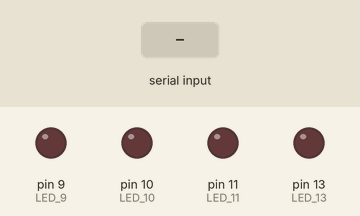
Bench run of a sketch on a simulated Arduino Uno, built with avr-gcc and run on an emulated ATmega328P. Shown: output pins drawn as LEDs (lit = HIGH). The test bench sets the inputs (shaded band).

Above: at 1.2 s.
1.3 s: "L9:90\n" received over Serial
At 2.5 s:
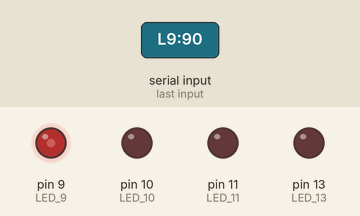
2.8 s: "L10:90\n" received over Serial
At 3.8 s:
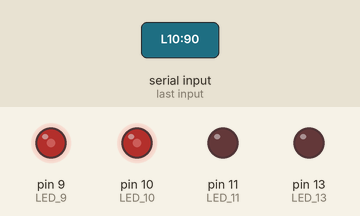
4.3 s: "L9:\n" received over Serial
At 4.8 s:
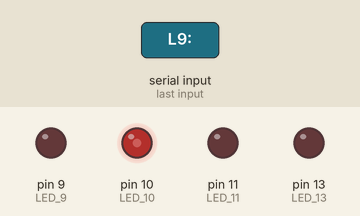
5.8 s: "L11:90\n" received over Serial
At 7.0 s:
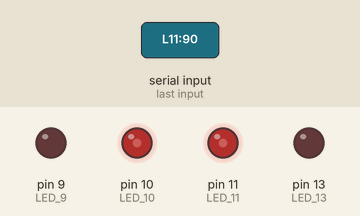
7.3 s: "L10:\n" received over Serial
At 8.3 s:
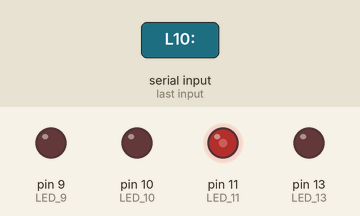
8.8 s: "L13:90\n" received over Serial
At 9.5 s:
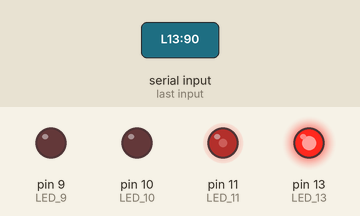
Timing chart, 0 to 11.3 s (numbered marks = the images above; inputs shaded):
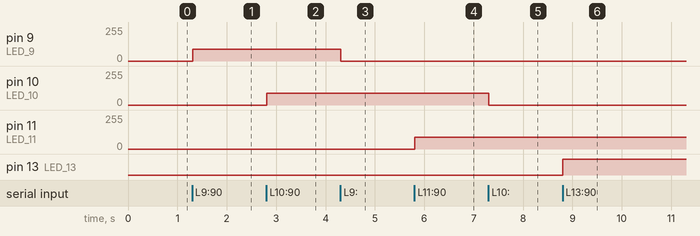

The sketch:

tp1.ino
```cpp
const int LED_9 = 9;
const int LED_10 = 10;
const int LED_11 = 11;
const int LED_13 = 13;
const int LDR = A3;

int brillo9 = 0;
int brillo10 = 0;
int brillo11 = 0;
int brillo13 = 0;

void setup() {
  Serial.begin(9600);
  pinMode(LED_9, OUTPUT);
  pinMode(LED_10, OUTPUT);
  pinMode(LED_11, OUTPUT);
  pinMode(LED_13, OUTPUT);
}

void loop() {

  // --- RECIBIR COMANDOS ---
  if (Serial.available() > 0) {
    String comando = Serial.readStringUntil('\n');
    procesarComando(comando);
  }
}

void procesarComando(String cmd) {

  if (cmd == "GET") {
    enviarEstado();
  }

  else if (cmd.startsWith("L9:")) {
    brillo9 = cmd.substring(3).toInt();
    analogWrite(LED_9, brillo9);
  }

  else if (cmd.startsWith("L10:")) {
    brillo10 = cmd.substring(4).toInt();
    analogWrite(LED_10, brillo10);
  }

  else if (cmd.startsWith("L11:")) {
    brillo11 = cmd.substring(4).toInt();
    analogWrite(LED_11, brillo11);
  }

  else if (cmd.startsWith("L13:")) {
    brillo13 = cmd.substring(4).toInt();
    digitalWrite(LED_13, brillo13 ? HIGH : LOW);
  }
}

void enviarEstado() {

  int valorLuz = analogRead(LDR);

  Serial.print("L9:"); Serial.print(brillo9);
  Serial.print(";L10:"); Serial.print(brillo10);
  Serial.print(";L11:"); Serial.print(brillo11);
  Serial.print(";L13:"); Serial.print(brillo13);
  Serial.print(";LDR:"); Serial.println(valorLuz);
}
```

Measured:
- after the input at 1.3 s, pin 9 (LED_9): 0/255 → 90/255 at once
- after the input at 2.8 s, pin 10 (LED_10): 0/255 → 90/255 at once
- after the input at 4.3 s, pin 9 (LED_9): 90/255 → 0/255 at once
- after the input at 5.8 s, pin 11 (LED_11): 0/255 → 90/255 at once
- after the input at 7.3 s, pin 10 (LED_10): 90/255 → 0/255 at once
- after the input at 8.8 s, pin 13 (LED_13): LOW → HIGH at once
